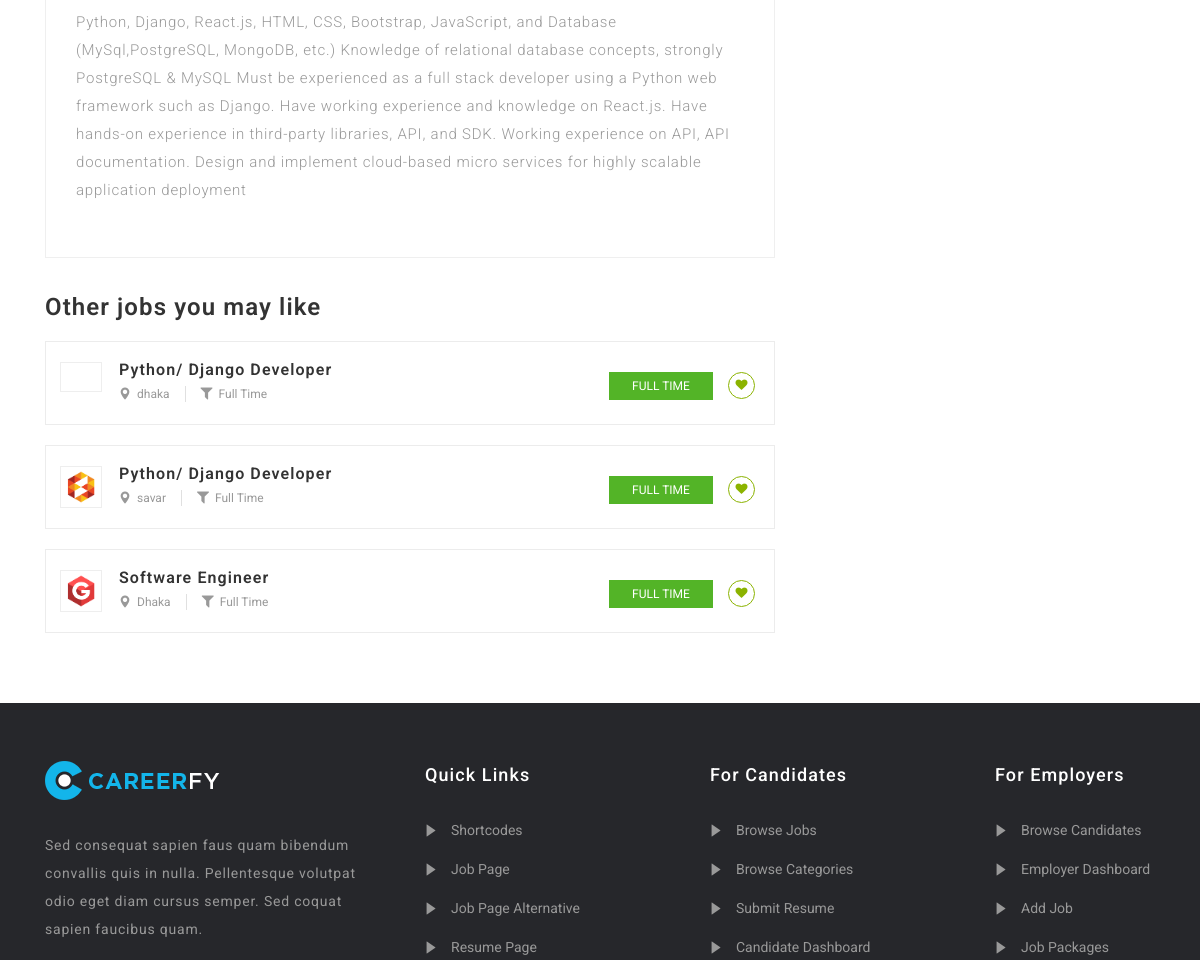
Before: /job-detail/software-developer-full-stack/ (middle part) with the older database file.
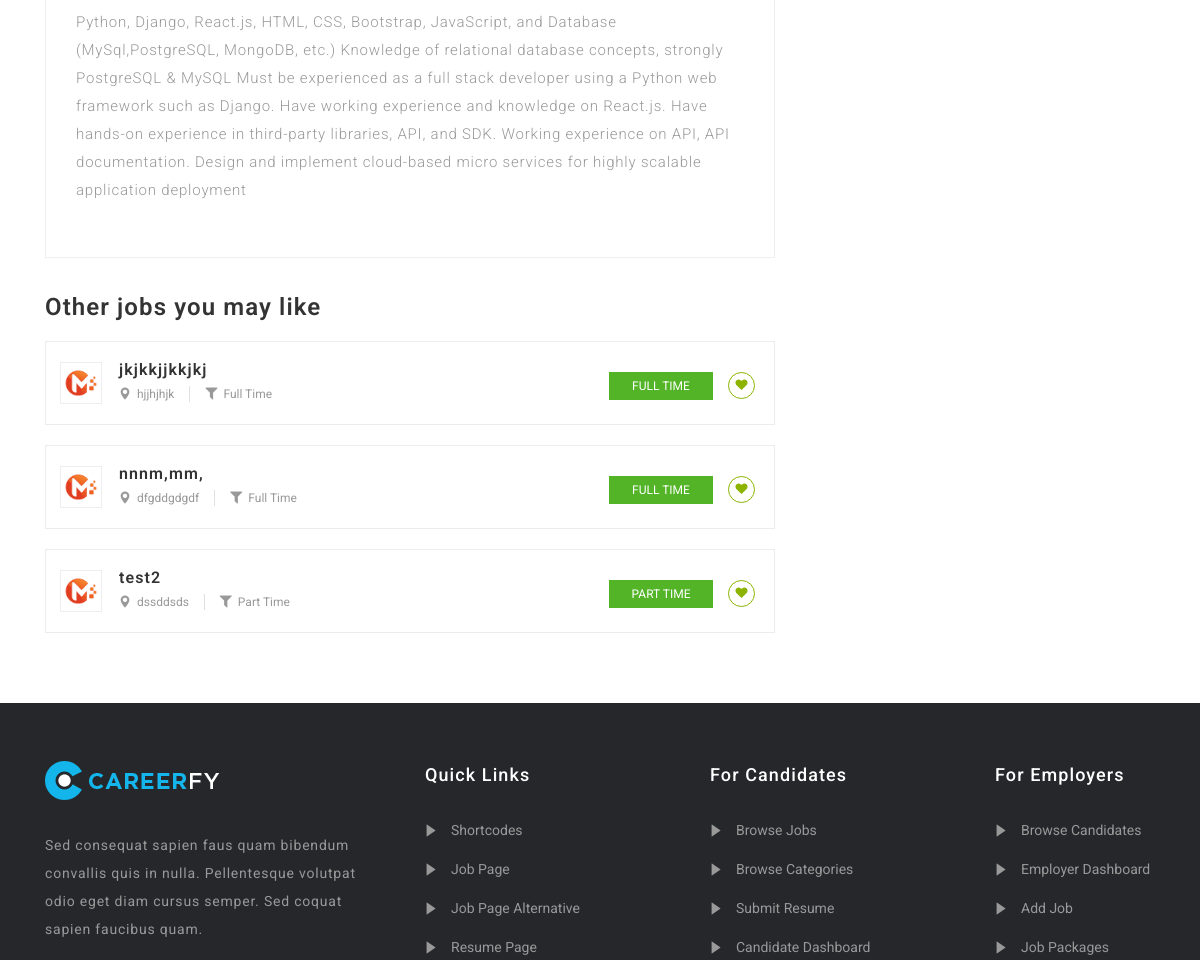
After: the same page with the newer database file.
### home/models.py (models this page shows, shortened)
class JobListing(models.Model):
    user = models.ForeignKey(settings.AUTH_USER_MODEL, on_delete=models.CASCADE,
                             null=True, editable=False, blank=True)
    category = models.ManyToManyField(Category)
    title = models.CharField(max_length=100)
    slug = models.SlugField()
    company_name = models.CharField(max_length=200)
    employment_status = models.CharField(choices=JOB_TYPE, max_length=10)
    vacancy = models.CharField(max_length=10, null=True)
    gender = models.CharField(choices=GENDER, max_length=30, null=True)
    description = models.TextField()
    responsibilities = models.TextField()
    experience = models.CharField(max_length=100)
    job_location = models.CharField(max_length=120)
    Salary = models.CharField(max_length=100, null=True, blank=True)
    qualification=models.CharField(choices=QALIFICATION, max_length=30, null=True,blank=True)
    image = models.ImageField(blank=True, upload_to='media', null=True, default='/static/extra-images/employer-2.png')
    application_deadline = models.DateTimeField()
    published_on = models.DateTimeField(default=timezone.now)
    featured = models.BooleanField()
    @property
    def get_photo_url(self):
        if self.image and hasattr(self.image, 'url'):
            return self.image.url
        else:
            return "/static/extra-images/employer-2.png"

### home/views.py (the view)
# urls.py: path('job-detail/<slug:slug>/',jobdetails, name='joblist' ),
def jobdetails(request,slug):
    joblist = get_object_or_404(JobListing, slug=slug)
    otherjob = JobListing.objects.filter(featured=True).order_by('-published_on')[0:3]
    context = {
        'joblist': joblist,
        'otherjob':otherjob,
    }
    return render(request,"jobdetails.html",context)

### templates/jobdetails.html (shortened to what this page needs)
   {% extends 'base.html' %}
   {% block content %}
   {% load static %}
    <div class="careerfy-wrapper">
        <div class="careerfy-main-content">
            <div class="careerfy-main-section">
                <div class="container">
                    <div class="row">
                        <div class="careerfy-column-8">
                            <div class="careerfy-typo-wrap">
                                <div class="careerfy-jobdetail-content">
                                    <div class="careerfy-description">
                                        <p>{{joblist.responsibilities}}</p>
                                    </div>
                                </div>
                                <div class="careerfy-section-title"><h2>Other jobs you may like</h2></div>
                                <div class="careerfy-job careerfy-joblisting-classic careerfy-jobdetail-joblisting">
                                    {% for list in otherjob %}
                                    <ul class="careerfy-row">
                                        <li class="careerfy-column-12">
                                            <div class="careerfy-joblisting-classic-wrap">
                                                <figure><a href="#"><img src="{{ list.get_photo_url }}" alt=""></a></figure>
                                                <div class="careerfy-joblisting-text">
                                                    <div class="careerfy-list-option">
                                                        <h2><a href="#">{{list.title}}</a> </h2>
                                                        <ul>
                                                            <li><i class="careerfy-icon careerfy-maps-and-flags"></i>{{list.job_location}}</li>
                                                            <li><i class="careerfy-icon careerfy-filter-tool-black-shape"></i>{{list.employment_status}}</li>
                                                        </ul>
                                                    </div>
                                                    <div class="careerfy-job-userlist">
                                                        <a href="#" class="careerfy-option-btn">{{list.employment_status}}</a>
                                                        <a href="#" class="careerfy-job-like"><i class="fa fa-heart"></i></a>
                                                    </div>
                                                <div class="clearfix"></div>
                                                </div>
                                            </div>
                                        </li>
                                    </ul>
                                    {% endfor %}
                                </div>
                            </div>
                        </div>
                    </div>
                </div>
            </div>
        </div>
    </div>
{% endblock %}

Changed rows visible on the page:
no longer on this page (row unchanged): JobListing: title "Python/ Django Developer", job_location "dhaka", employment_status "Full Time", employment_status "FULL TIME"
no longer on this page (row unchanged): JobListing: get_photo_url (picture), title "Python/ Django Developer", job_location "savar", employment_status "Full Time", employment_status "FULL TIME"
no longer on this page (row unchanged): JobListing: get_photo_url (picture), title "Software Engineer", job_location "Dhaka", employment_status "Full Time", employment_status "FULL TIME"
added JobListing: get_photo_url (picture), title "jkjkkjjkkjkj", job_location "hjjhjhjk", employment_status "Full Time", employment_status "FULL TIME"
added JobListing: get_photo_url (picture), title "nnnm,mm,", job_location "dfgddgdgdf", employment_status "Full Time", employment_status "FULL TIME"
added JobListing: get_photo_url (picture), title "test2", job_location "dssddsds", employment_status "Part Time", employment_status "PART TIME"
